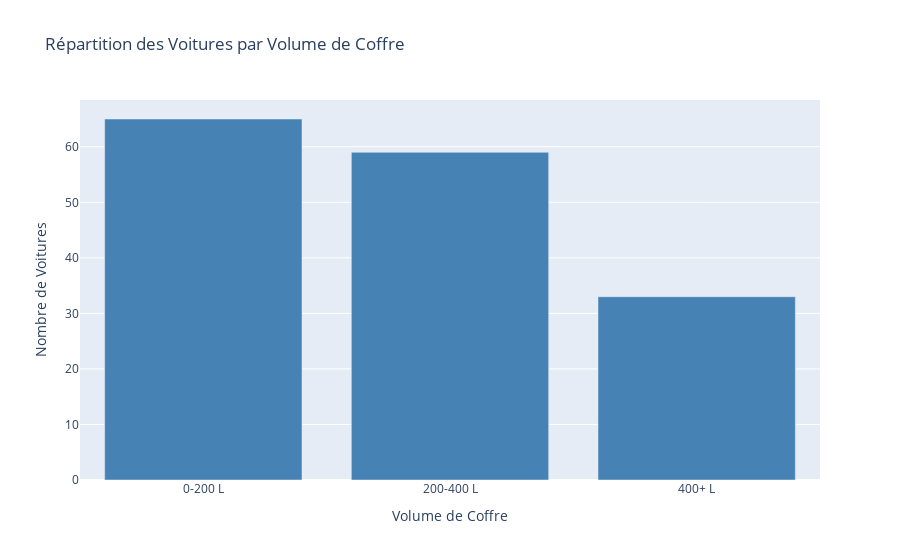

Here is the notebook cell this chart was saved with:
### Code cell
# Graphique du nombre de voitures par catégorie de volume de coffre

# Créer des catégories avec les volumes en chiffres
def categoriser_coffre(volume):
    if volume < 200:
        return '0-200 L'
    elif volume < 400:
        return '200-400 L'
    else:
        return '400+ L'

df['Catégorie_Coffre'] = df['Volume Coffre (L)'].apply(categoriser_coffre)

# Compter les voitures par catégorie
coffre_counts = df['Catégorie_Coffre'].value_counts().reindex(['0-200 L', '200-400 L', '400+ L']).reset_index()
coffre_counts.columns = ['Catégorie_Coffre', 'count']

fig_coffre = px.bar(
    coffre_counts,
    x='Catégorie_Coffre',
    y='count',
    title='Répartition des Voitures par Volume de Coffre',
    labels={'Catégorie_Coffre': 'Volume de Coffre', 'count': 'Nombre de Voitures'}
)
fig_coffre.update_traces(marker_color='steelblue')
fig_coffre.update_layout(showlegend=False)
fig_coffre.show()

### Figure 1 — Plotly figure (JSON) as saved in the notebook; plotly's stock layout.template omitted (floating-point values rounded to 4 significant figures)
{"data": [{"hovertemplate": "Volume de Coffre=%{x}<br>Nombre de Voitures=%{y}<extra></extra>", "legendgroup": "", "marker": {"color": "steelblue", "pattern": {"shape": ""}}, "name": "", "orientation": "v", "showlegend": false, "textposition": "auto", "type": "bar", "x": ["0-200 L", "200-400 L", "400+ L"], "xaxis": "x", "y": [65, 59, 33], "yaxis": "y"}], "layout": {"barmode": "relative", "legend": {"tracegroupgap": 0}, "showlegend": false, "title": {"text": "Répartition des Voitures par Volume de Coffre"}, "xaxis": {"anchor": "y", "domain": [0, 1], "title": {"text": "Volume de Coffre"}}, "yaxis": {"anchor": "x", "domain": [0, 1], "title": {"text": "Nombre de Voitures"}}}}
